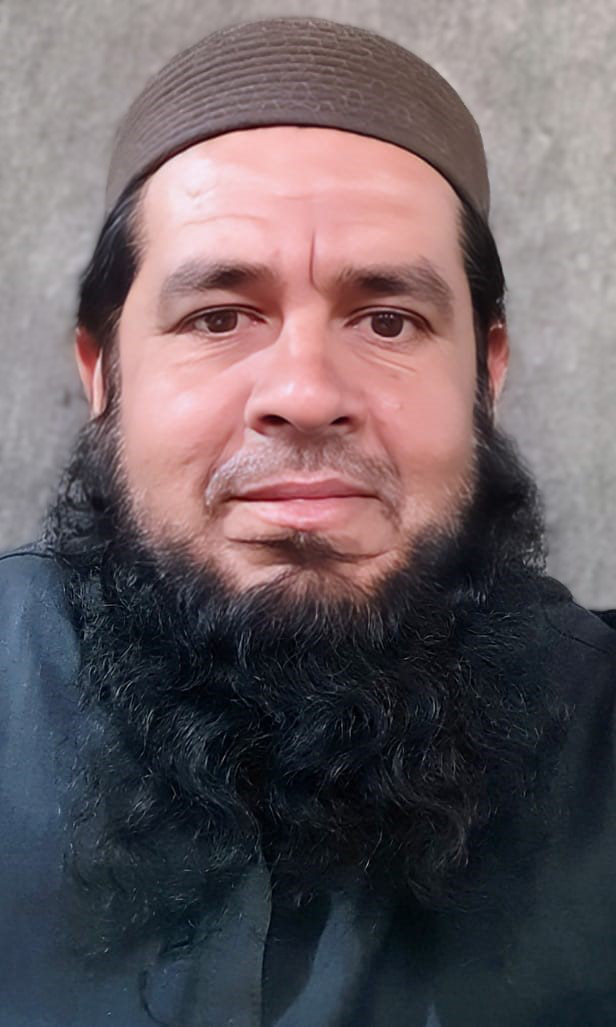
#> input picture screenshorts/profile.jpg, 616 x 1027 px
$ python -i filters.py   (imports and definitions only)
#> lines starting #> are read from the running program, lines starting #| are printed output that depends on the picture
#> further down, picture is the input picture: PIL image 616x1027 RGB; mean R, G, B 104.3, 93.2, 97.4
from PIL import Image, ImageEnhance, ImageFilter, ImageOps, ImageDraw, ImageFont
import numpy as np
from io import BytesIO

# [67 lines left out: functions apply_brightness, apply_contrast, apply_blur, apply_black_and_white, apply_sharpen, not called in this run]

def apply_sepia(image):
    """
    🧱 Apply sepia tone to an image.

    Args:
        image (PIL.Image): The image to modify

    Returns:
        PIL.Image: The modified image
    """
    grayscale = image.convert("L")
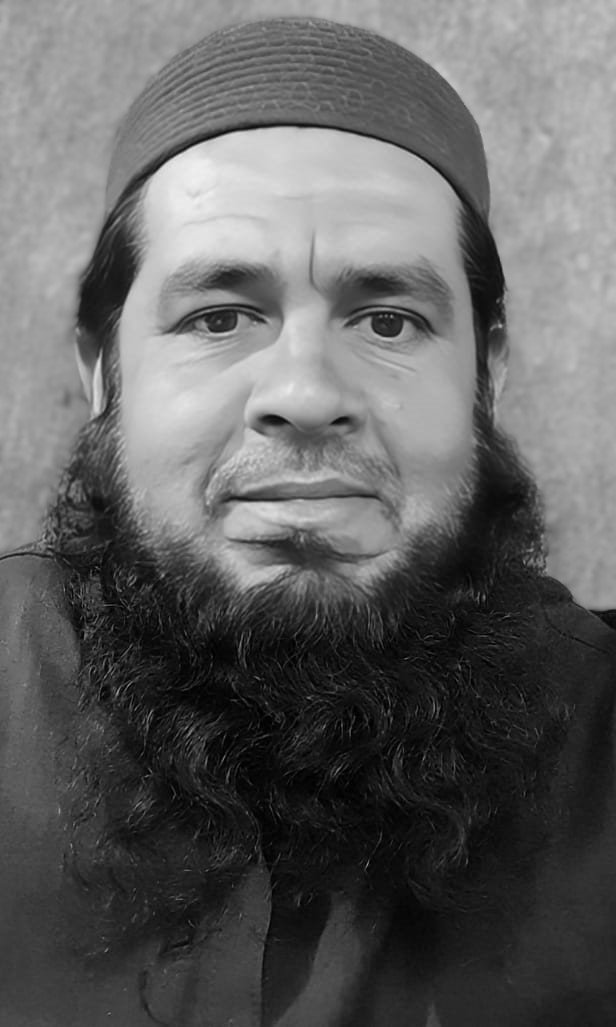
#> grayscale: PIL image 616x1027 L; min 0, max 240, mean 97
    sepia = Image.new("RGB", grayscale.size)
#> sepia: PIL image 616x1027 RGB; every value is 0

    for x in range(grayscale.width):
        for y in range(grayscale.height):
            gray_pixel = grayscale.getpixel((x, y))
            r = min(int(gray_pixel * 1.07), 255)
            g = min(int(gray_pixel * 0.74), 255)
            b = int(gray_pixel * 0.43)
            sepia.putpixel((x, y), (r, g, b))
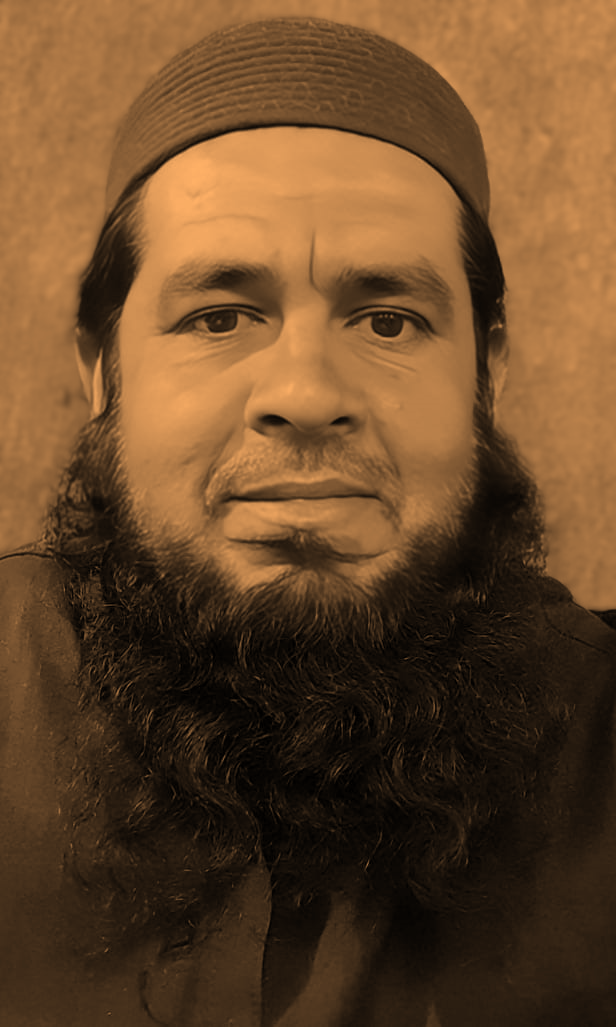
#> sepia: PIL image 616x1027 RGB; mean R, G, B 103.3, 71.3, 41.2

    return sepia

# [215 lines left out: functions apply_invert, apply_crop, apply_rotate, apply_saturation, apply_edge_enhance, apply_emboss and 7 more, not called in this run]

>>> from PIL import Image
>>> picture = Image.open('../screenshorts/profile.jpg')
>>> result = apply_sepia(picture)
